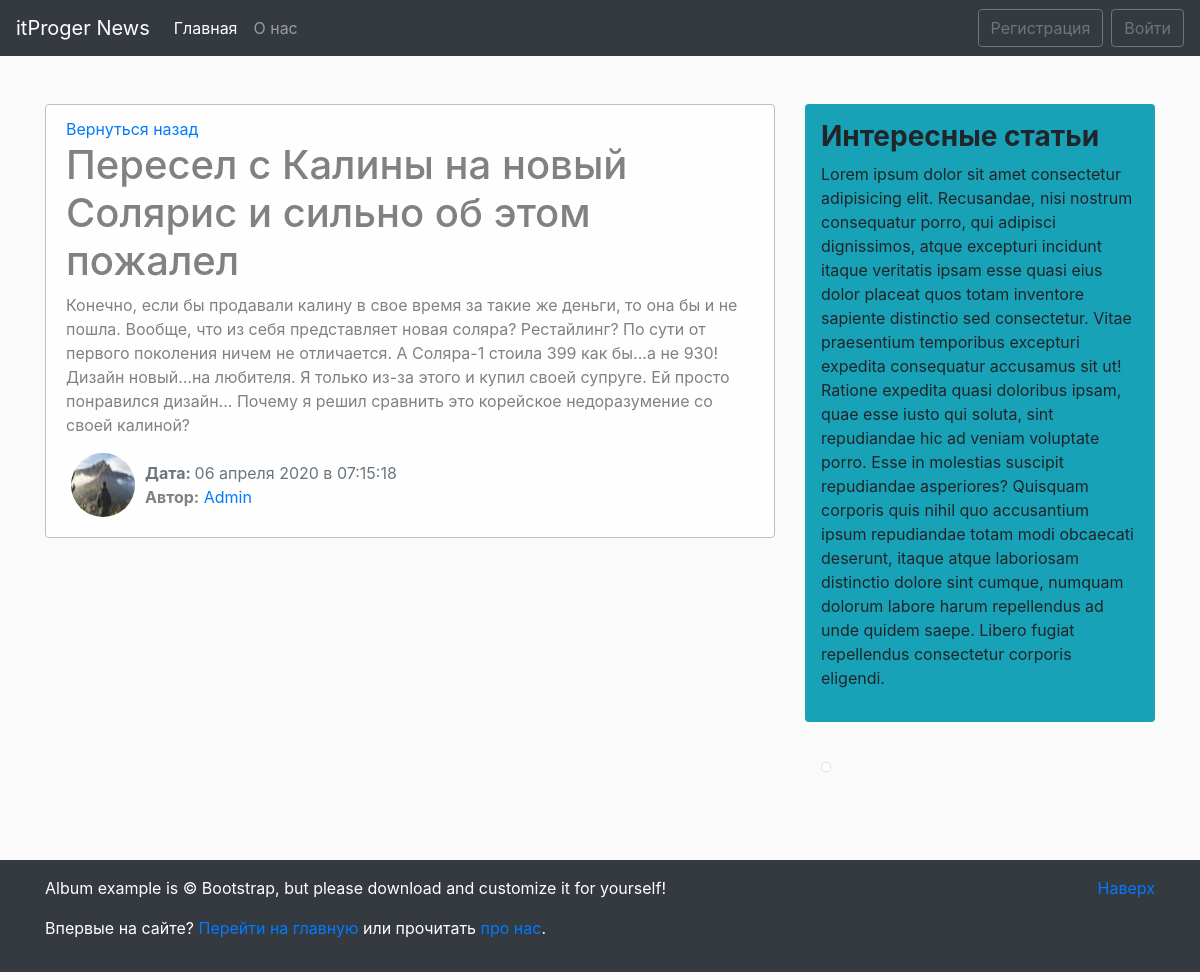
The app's page /news/15/ with its own data.
### blog/models.py (models this page shows, shortened)
class News(models.Model):
    title = models.CharField(max_length=100)
    text = models.TextField()
    date = models.DateTimeField(default=timezone.now)
    author = models.ForeignKey(User, on_delete=models.CASCADE)
    def __str__(self):
        return self.title

### users/models.py (models this page shows, shortened)
class Profile(models.Model):
    user = models.OneToOneField(User, on_delete=models.CASCADE)
    img = models.ImageField(default='default.jpg', upload_to='user_images')

### blog/views.py (the view)
# urls.py: path('news/<int:pk>/', views.NewsDetailView.as_view(), name="news-detail"),
class NewsDetailView(DetailView):
    model = News
    def get_context_data(self, **kwards):
        ctx = super(NewsDetailView, self).get_context_data(**kwards)
        ctx['title'] = News.objects.filter(pk=self.kwargs['pk']).first()
        return ctx

### blog/templates/blog/news_detail.html (shortened to what this page needs)
{% extends 'blog/main.html' %}
{% block main_section %}
        <div class="alert alert-light">
            <a href="{% url 'blog-home' %}">Вернуться назад</a>
            <h1>{{ object.title }}</h1>
            <p>{{ object.text|safe }}</p>
            <div class="row">
                <div>
                    {% if object.author.profile.img %}
                        <img src="{{ object.author.profile.img.url }}" alt="{{ object.author }}" class="user_image">
                    {% else %}
                        <img src="/pictures/default.jpg" alt="{{ object.author }}" class="user_image">
                    {% endif %}
                </div>
                <div class="mt-2">
                    <span class="text-muted"><b>Дата: </b>{{ object.date|date:"d E Y в H:i:s" }}</span>
                    <p><b>Автор:</b> <a href="{% url 'user-news' object.author %}">{{ object.author }}</a></p>
                </div>
            </div>
        </div>
{% endblock main_section %}

### blog/static/blog/main.css (style rules this page uses)
body { background-color: #fafafa; }
.alert-light { border-color: #bfbfbf; }
.user_image { width: 64px; height: 64px; border-radius: 50%; margin-right: 10px; margin-left: 20px; }
img { max-width: 100%!important; }

### records on screen
News: title "Пересел с Калины на новый Солярис и сильно об этом пожалел", text "Конечно, если бы продавали калину в свое время за такие же деньги, то она бы и не пошла. Вообще, что из себя представляет новая соляра? Рестайлинг? По сути от первого поколения ничем не отличается. А Соляра-1 стоила 399 как бы...а не 930! Дизайн новый...на любителя. Я только из-за этого и купил своей супруге. Ей просто понравился дизайн... Почему я решил сравнить это корейское недоразумение со своей калиной?", author.profile.img (picture), date "06 апреля 2020 в 07:15:18", author "Admin"
